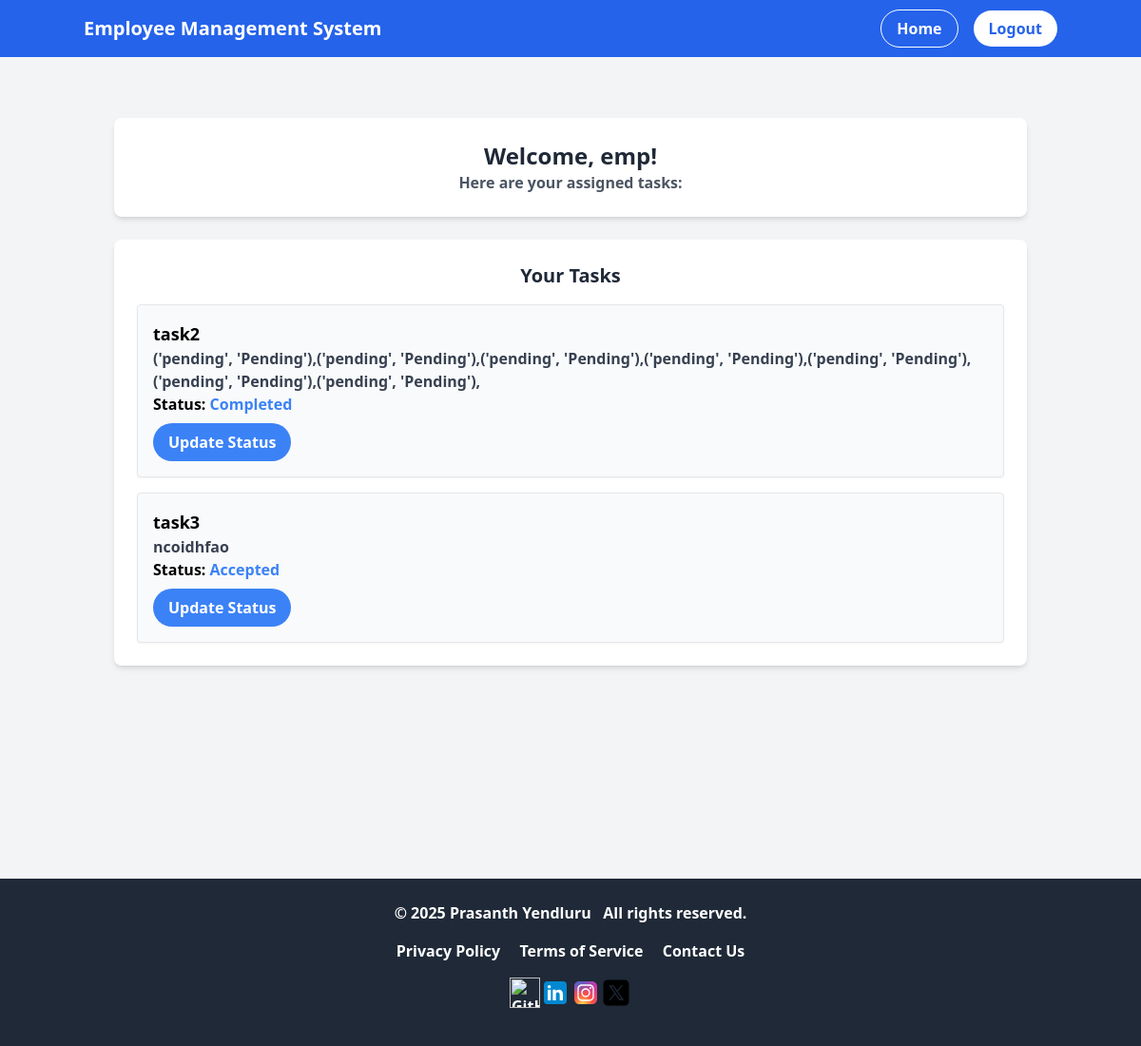
/employee/dashboard/ (signed in), run on the app's committed database.
### testapp/models.py (models this page shows, shortened)
class User(AbstractUser):
    is_manager = models.BooleanField(default=False)
    is_employee = models.BooleanField(default=False)

class Task(models.Model):
    STATUS_CHOICES = [
        ('pending', 'Pending'),
        ('accepted', 'Accepted'),
        ('in_progress', 'In Progress'),
        ('completed', 'Completed'),
        ('failed', 'Failed'),
    ]
    title = models.CharField(max_length=255)
    description = models.TextField()
    assigned_to = models.ForeignKey(User, on_delete=models.CASCADE, related_name='tasks')
    status = models.CharField(max_length=20, choices=STATUS_CHOICES, default='pending')

### testapp/views.py (the view)
# urls.py: path('employee/dashboard/', views.employee_dashboard, name='employee_dashboard'),
@login_required
def employee_dashboard(request):
    if not request.user.is_employee:
        messages.warning(request, "You are not authorized to access this page.")
        return redirect('manager_dashboard')
    tasks = Task.objects.filter(assigned_to=request.user)
    return render(request, 'testapp/employee_dashboard.html', {'tasks': tasks})

### testapp/templates/testapp/employee_dashboard.html (shortened to what this page needs)
{% extends 'testapp/base.html' %}
{% load static tailwind_tags %}
{% block content %}
<div class="bg-gray-100 min-h-screen flex flex-col">
    <main class="flex-1 container mx-auto px-4 py-8">
        <section class="space-y-6">
            <div class="bg-white p-6 rounded-lg shadow-md max-w-md mx-auto">
                <h2 class="text-2xl font-semibold text-gray-800 text-center">Welcome, {{ request.user.username }}!</h2>
                <p class="text-gray-600 text-center">Here are your assigned tasks:</p>
            </div>
            <div class="bg-white p-6 rounded-lg shadow-md max-w-md mx-auto">
                <h3 class="text-xl font-semibold text-gray-800 mb-4 text-center">Your Tasks</h3>
                {% if tasks %}
                    <ul class="space-y-4">
                        {% for task in tasks %}
                            <li class="p-4 border rounded bg-gray-50 shadow-sm">
                                <h4 class="font-bold text-lg">{{ task.title }}</h4>
                                <p class="text-gray-700">{{ task.description }}</p>
                                <p><strong>Status:</strong> <span class="text-blue-500">{{ task.get_status_display }}</span></p>
                                <a href="{% url 'update_task_status' task.id %}"
                                   class="inline-block mt-2 px-4 py-2 bg-blue-500 text-white rounded-full hover:bg-blue-600 transition duration-300 ease-in-out transform hover:scale-105">
                                    Update Status
                                </a>
                            </li>
                        {% endfor %}
                    </ul>
                {% else %}
                    <p class="text-center text-gray-600">No tasks have been assigned yet.</p>
                {% endif %}
            </div>
        </section>
    </main>
</div>
{% endblock %}

### testapp/templates/testapp/base.html (shortened to what this page needs)
{% load static tailwind_tags %}
{% tailwind_css %}
<!DOCTYPE html>
<html lang="en">
<head>
</head>
<body class="bg-gray-100 font-semibold flex flex-col min-h-screen">
    <header class="bg-blue-600 text-white py-4 px-4 md:px-8">
        <div class="container mx-auto flex justify-between items-center">
            <h1 class="text-xl font-bold"><a href="/">Employee Management System</a></h1>
            <nav>
                <ul class="hidden md:flex space-x-4">
                    <li>
                        <a href="{% url 'home' %}"
                           class="bg-transparent border border-white text-white px-4 py-2 rounded-full hover:bg-white hover:text-blue-600 transition duration-300 ease-in-out">
                            Home
                        </a>
                    </li>
                    {% if user.is_authenticated %}
                        <li>
                            <a href="{% url 'logout' %}"
                               class="bg-white text-blue-600 px-4 py-2 rounded-full hover:bg-gray-100">
                                Logout
                            </a>
                        </li>
                    {% endif %}
                </ul>
            </nav>
        </div>
    </header>
    <main class="flex-1 container mx-auto px-4 py-8">
        {% block content %}{% endblock %}
    </main>
    <footer class="bg-gray-800 text-white py-6 mt-auto">
        <div class="container mx-auto text-center">
            <a href="#" class="hover:text-gray-300 transition duration-300 ease-in-out">&copy; 2025 Prasanth Yendluru &nbsp;&nbsp;All rights reserved.</a>
            <div class="mt-4 space-x-4">
                <a href="#" class="hover:text-gray-300 transition duration-300 ease-in-out">Privacy Policy</a>
                <a href="#" class="hover:text-gray-300 transition duration-300 ease-in-out">Terms of Service</a>
                <a href="#" class="hover:text-gray-300 transition duration-300 ease-in-out">Contact Us</a>
            </div>
        </div>
        <div class="flex justify-center items-center gap-6 p-4">
            <a href="https://github.com/prasanth-yendluru" target="_blank">
                <img src="{% static 'images/github.svg' %}" alt="GitHub Logo" class="w-8 h-8 sm:w-10 sm:h-10">
            </a>
            <a href="https://www.linkedin.com/in/prasanth-yendluru/" target="_blank">
                <img src="{% static 'images/linkedin.svg' %}" alt="LinkedIn Logo" class="w-8 h-8 sm:w-10 sm:h-10">
            </a>
            <a href="https://www.instagram.com/your_instagram" target="_blank">
                <img src="{% static 'images/insta.svg' %}" alt="Instagram Logo" class="w-8 h-8 sm:w-10 sm:h-10">
            </a>
            <a href="https://twitter.com/your_twitter" target="_blank">
                <img src="{% static 'images/twitter.svg' %}" alt="Twitter Logo" class="w-8 h-8 sm:w-10 sm:h-10">
            </a>
        </div>
    </footer>
</body>
</html>

### data on the page
User: user.username "emp"
Task: title "task2", description "('pending', 'Pending'),('pending', 'Pending'),('pending', 'Pending'),('pending', 'Pending'),('pending', 'Pending'),('pending', 'Pending'),('pending', 'Pending'),", status "Completed"
Task: title "task3", description "ncoidhfao", status "Accepted"
